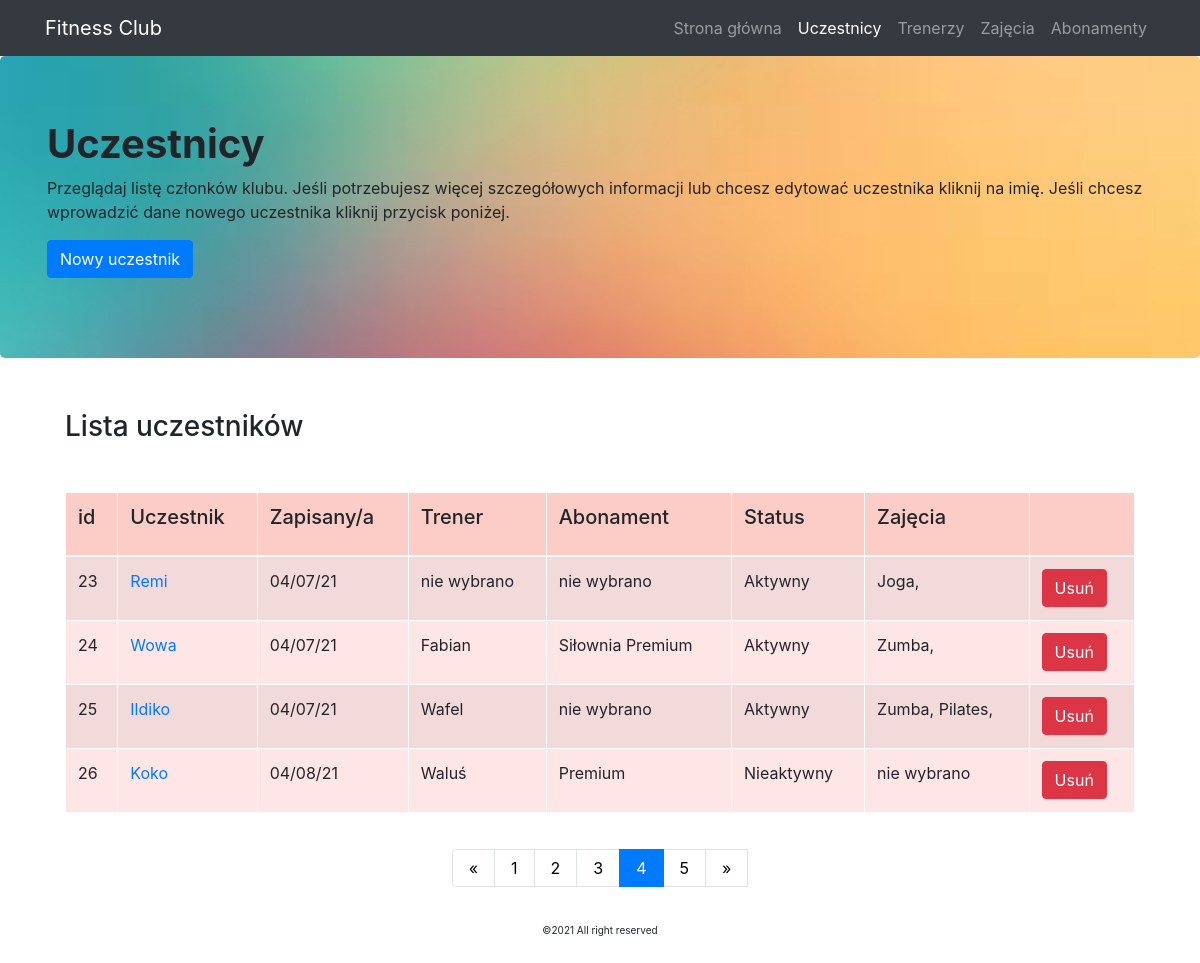
/users/3, run on the app's committed database.
### app/models.py (models this page shows, shortened)
class User(db.Model):
    __tablename__ = "user"
    id = db.Column(db.Integer, primary_key=True)
    name = db.Column(db.String(50))
    sign_up = db.Column(db.DateTime, index=True, default=datetime.utcnow)
    active = db.Column(db.Boolean, default=False)
    trainer_id = db.Column(db.Integer, db.ForeignKey('trainer.id'))
    subscription_id = db.Column(db.Integer, db.ForeignKey('subscription.id'))
    courses = db.relationship("Course", secondary=association_table, lazy="subquery")

class Course(db.Model):
    id = db.Column(db.Integer, primary_key=True)
    name = db.Column(db.String(50))
    instructors = db.relationship("Trainer", secondary=association_table_2, lazy="subquery")
    users = db.relationship("User", secondary=association_table, lazy="subquery")

class Trainer(db.Model):
    id = db.Column(db.Integer, primary_key=True)
    name = db.Column(db.String(50))
    personal = db.Column(db.Boolean, default=False)
    trainees = db.relationship("User", backref="trainee", lazy="dynamic")
    classes = db.relationship("Course", secondary=association_table_2, lazy="subquery")

class Subscription(db.Model):
    __tablename__ = "subscription"
    id = db.Column(db.Integer, primary_key=True)
    name = db.Column(db.String(40))
    users = db.relationship("User", backref="holder", lazy="dynamic")

### app/routes.py (the view, shortened to what this page needs)
@app.route('/users/<int:num>', methods=["GET", "POST"])
def users_all(num):
    route = "/users/0"
    users = User.query.all()[num*4:num*4+4]
    users_num = math.ceil((len(User.query.all()))/4)
    new_id = max([user.id for user in User.query.all()]) + 1
    trainers = Trainer.query.all()
    subscriptions = Subscription.query.all()
    form = UserForm()
    error = None
    return render_template("members.html", num=num, users=users, trainers=trainers, subscriptions=subscriptions,
                           error=error, form=form, users_num=users_num, new_id=new_id, route=route, navs=navs)

### app/forms.py
class UserForm(FlaskForm):
    name = StringField("name", validators=[DataRequired()])
    active = BooleanField("active", default=True)
    trainer = SelectField("Trainer")
    subscription = SelectField("Subscription")
    courses = SelectMultipleField("Course")
    def __init__(self, *args, **kwargs):
        super(UserForm, self).__init__(*args, **kwargs)
        self.trainer.choices = [''] + [trainer.name for trainer in Trainer.query.filter_by(personal=True).all()]
        self.subscription.choices = [''] + [subscription.name for subscription in Subscription.query.all()]
        self.courses.choices = [('', '')] + [(course.name, course.name) for course in Course.query.all()]

### app/templates/members.html (shortened to what this page needs)
{% extends "index.html" %}
{% block content %}
<div class="jumbotron" style="background-image: url('/static/pics/gra_6.jpg'); background-size: cover; background-position: center;">
    <div class="container">
      <h1 style="font-weight: bold;">Uczestnicy</h1>
        <p>Przeglądaj listę członków klubu. Jeśli potrzebujesz więcej szczegółowych informacji lub chcesz
            edytować uczestnika kliknij na imię. Jeśli chcesz wprowadzić dane nowego uczestnika kliknij przycisk poniżej.</p>
        <a href="/add-edit-user/{{ new_id }}"><button class="btn btn-primary">Nowy uczestnik</button></a>
    </div>
</div>
<div class="container" style="background-color:">
    <div class="container" style="padding: 20px;">
        <h3 style="">Lista uczestników</h3>
    </div>
    <div class="table-section" style="padding: 20px;">
       <table class="table table-striped table-hover table-bordered table-light" style="background-color: #ffe6e6">
           <thead>
            <tr style="background-color: #fcccc7">
                <td><h5>id</h5></td>
                <td><h5>Uczestnik</h5></td>
                <td><h5>Zapisany/a</h5></td>
                <td><h5>Trener</h5></td>
                <td><h5>Abonament</h5></td>
                <td><h5>Status</h5></td>
                <td><h5>Zajęcia</h5></td>
                <td></td>
            </tr>
           </thead>
           <tbody>
           {% for user in users %}
            <tr>
                <td>{{ user.id }}</td>
                <td><a href="/add-edit-user/{{ user.id }}">{{ user.name }}</a></td>
                <td>{{ user.sign_up.strftime("%x") }}</td>
                <td>{% if user.trainee %} {{ user.trainee.name }} {% else %} nie wybrano {% endif %}</td>
                <td>{% if user.holder %} {{ user.holder.name }} {% else %} nie wybrano {% endif %}</td>
                <td>{% if user.active==True %} Aktywny {% elif user.active==False %} Nieaktywny {% endif %}</td>
                <td>{% if user.courses %}{% for course in user.courses %}{{ course.name }}, {% endfor %} {% else %} nie wybrano {% endif %}</td>
                <td>
                    <form action="/delete-user/{{ user.id }}" method="POST">
                        <input type="submit" class="btn btn-danger" value="Usuń">
                    </form>
                </td>
            </tr>
           {% endfor %}
           </tbody>
       </table>
    </div>
</div>
<div class="container">
        <nav>
            <ul class="pagination justify-content-center">
                <li class="page-item">
                    {% if num==0 %}
                    <a href="/users/{{ num }}" aria-label="Previous" class="page-link">
                        {% else %}
                        <a href="/users/{{ num-1 }}" aria-label="Previous" class="page-link">
                            {% endif %}
                        <span aria-hidden="true">&laquo;</span>
                        </a>
                </li>
                {% for i in range(users_num) %}
                {% if i==num %}
                    <li class="page-item active"><a href="/users/{{ i }}" class="page-link">{{ i+1 }}</a></li>
                {% else %}
                    <li class="page-item"><a href="/users/{{ i }}" class="page-link">{{ i+1 }}</a></li>
                {% endif %}
                {% endfor %}
                <li>
                    {% if num!=users_num-1 %}
                    <a href="/users/{{ num+1 }}" aria-label="Next" class="page-link">
                        {% else %}
                        <a href="/users/{{ num }}" aria-label="Next" class="page-link">
                            {% endif %}
                        <span aria-hidden="true">&raquo;</span>
                    </a>
                </li>
            </ul>
        </nav>
</div>
{% endblock %}

### app/templates/index.html (style rules this page uses)
.table tr { height: 4rem; }
.pagination { justify-content: center; }
.pagination a { color: black; padding: 8px 16px; text-decoration: none; }

### data on the page
User: id "23", name "Remi", sign_up "04/07/21", shows "nie wybrano", active "Aktywny"
Course: name "Joga"
User: id "24", name "Wowa", sign_up "04/07/21", trainee.name "Fabian", holder.name "Siłownia Premium", active "Aktywny"
Course: name "Zumba"
User: id "25", name "Ildiko", sign_up "04/07/21", trainee.name "Wafel", shows "nie wybrano", active "Aktywny"
Course: name "Pilates"
User: id "26", name "Koko", sign_up "04/08/21", trainee.name "Waluś", holder.name "Premium", active "Nieaktywny", shows "nie wybrano"

### other printed values
{{ nav[0] }} "Strona główna" "Trenerzy" "Zajęcia" "Abonamenty"
{{ nav[0] }} "Uczestnicy"
{{ i+1 }} "1" "2" "3" "5"
{{ i+1 }} "4"
